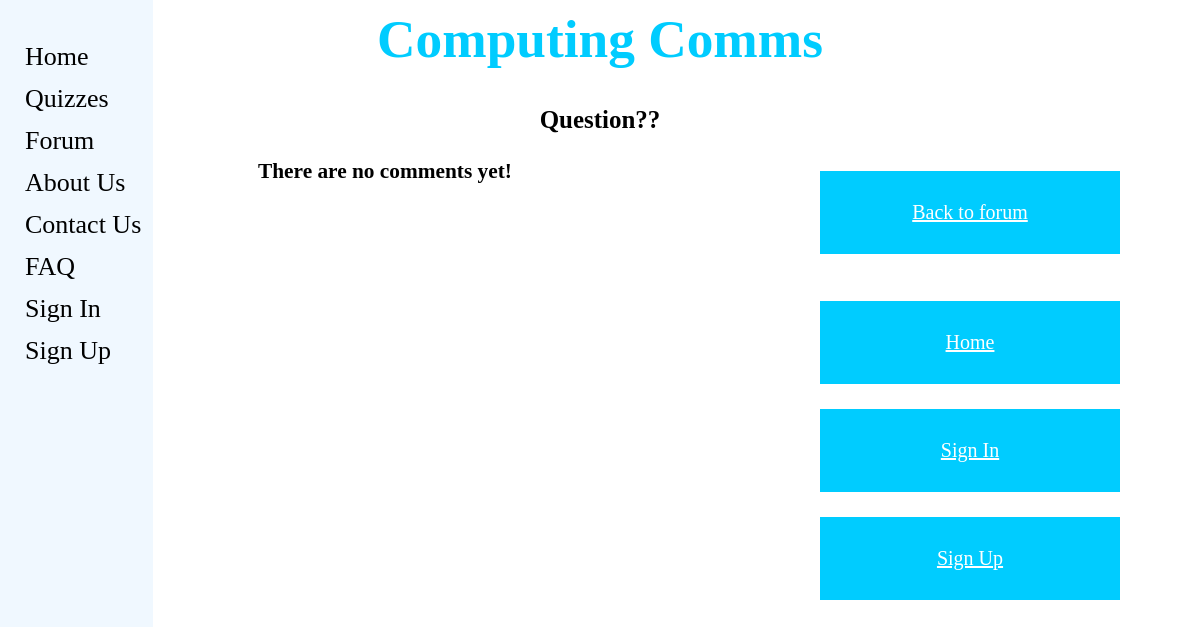
Page /computingcomms/forum/question/ on the earlier database version.
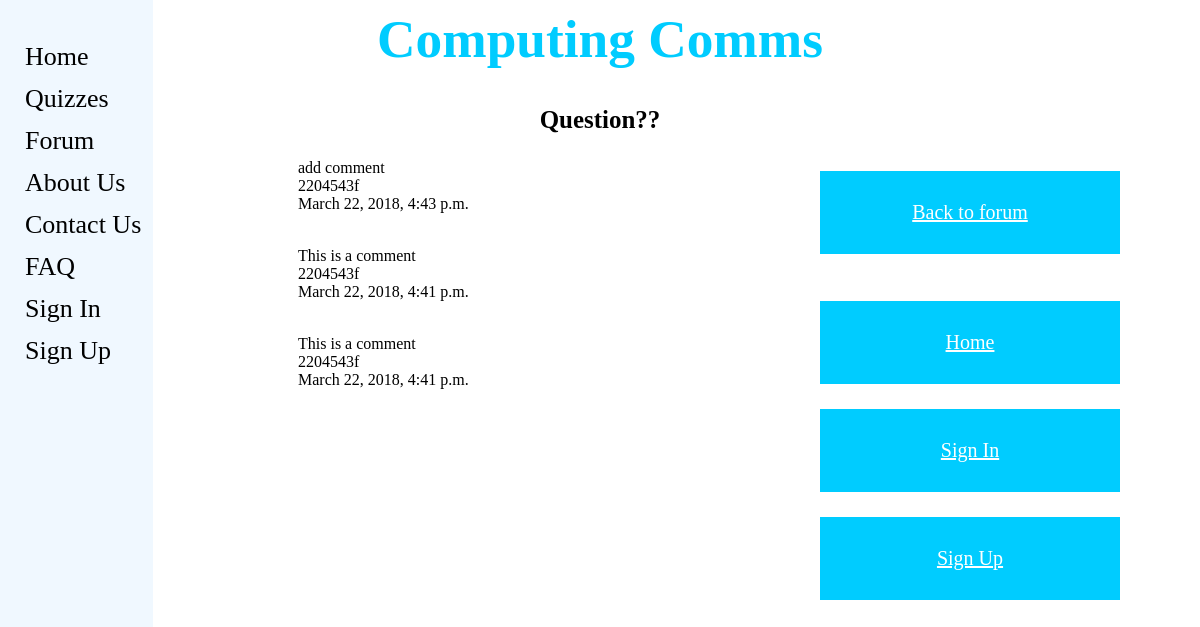
Same page on the later database version.
### computingcomms/models.py (models this page shows, shortened)
class Comment(models.Model):
    comment = models.CharField(max_length=128)
    user = models.ForeignKey(User, on_delete=models.DO_NOTHING)
    image = models.ImageField(upload_to='comment_images', blank=True)
    date = models.DateTimeField(auto_now=True)
    post = models.ForeignKey('computingcomms.ForumPost', related_name = 'comment' , on_delete=models.DO_NOTHING)

### computingcomms/views.py (the view)
# urls.py: url(r'^forum/(?P<post_slug>[\w\-]+)/$', views.show_post, name='show_post'),
def show_post(request, post_slug):
    context_dict = {}
    try:
        post = ForumPost.objects.get(slug=post_slug)
        comments = Comment.objects.filter(post = post).order_by('-date')
        context_dict['post'] = post
        context_dict['comments'] = comments
    except:
        context_dict['post'] = None
        context_dict['comments'] = None
    return render(request,'computingcomms/post.html' ,context_dict)

### templates/computingcomms/post.html (shortened to what this page needs)
{% extends 'computingcomms/base.html' %}
{% load staticfiles %}
{% block head_block %}
	<div>
		<center><h1>Computing Comms</h1></center>
	</div>
	<div>
		<center><h3>{{ post.question }}</h3></center>
	</div>
{% endblock %}
{% block body_block %}
	{% if comments %}
            <ul>
            {% for comment in comments %}
                <p id="comment">{{ comment.comment }}<br>
				{{ comment.user }} <br>
				{{ comment.date }} <br>
				{{ comment.image }}<br>
            {% endfor %}
            </ul>
        {% else %}
            <p><strong>There are no comments yet!</strong></p>
	{% endif %}
	<div class="buttons_position">
		<ul>
		<a href="{% url 'forum' %}"><button class="button">Back to forum</a></button><br><br>
		</ul>
	{% if user.is_authenticated %}
		<ul>
		<a href="{% url 'my_account' %}"><button class="button">My Account</a></button><br><br>
		</ul>
	{% else %}
		<ul>
		<a href="{% url 'home' %}"><button class="button">Home</a></button><br><br>
		<a href="{% url 'login' %}"><button class="button">Sign In</a></button><br><br>
		<a href="{% url 'register' %}"><button class="button">Sign Up</a></button>
		</ul>
	{% endif %}
	</div>
{% endblock %}

Differences in the rows shown:
added Comment: comment "add comment", user "2204543f", date "March 22, 2018, 4:43 p.m."
added Comment: comment "This is a comment", user "2204543f", date "March 22, 2018, 4:41 p.m."
added Comment: comment "This is a comment", user "2204543f", date "March 22, 2018, 4:41 p.m."
Other differences:
text no longer shown: "There are no comments yet!"
